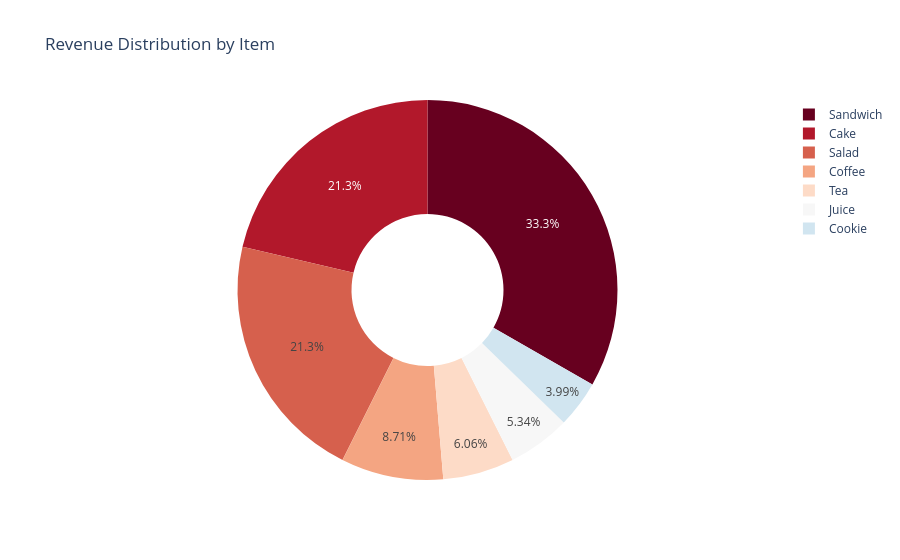

Here is the notebook cell this chart was saved with:
### Code cell
# Revenue Distribution by Item (Pie Chart)
item_revenue = df_filled.groupby('Item')['Total Spent'].sum().reset_index()
item_revenue = item_revenue.sort_values('Total Spent', ascending=False)
fig2 = px.pie(
    item_revenue, 
    values='Total Spent', 
    names='Item',
    title='Revenue Distribution by Item',
    color_discrete_sequence=px.colors.sequential.RdBu,
    hole=0.4
)
fig2.show()

### Figure 1 — Plotly figure (JSON) as saved in the notebook; plotly's stock layout.template omitted (floating-point values rounded to 4 significant figures)
{"data": [{"domain": {"x": [0, 1], "y": [0, 1]}, "hole": 0.4, "hovertemplate": "Item=%{label}<br>Total Spent=%{value}<extra></extra>", "labels": ["Sandwich", "Cake", "Salad", "Coffee", "Tea", "Juice", "Cookie"], "legendgroup": "", "name": "", "showlegend": true, "type": "pie", "values": [29720.0, 19060.0, 19000.0, 7778.0, 5415.0, 4770.0, 3567.0]}], "layout": {"legend": {"tracegroupgap": 0}, "piecolorway": ["rgb(103,0,31)", "rgb(178,24,43)", "rgb(214,96,77)", "rgb(244,165,130)", "rgb(253,219,199)", "rgb(247,247,247)", "rgb(209,229,240)", "rgb(146,197,222)", "rgb(67,147,195)", "rgb(33,102,172)", "rgb(5,48,97)"], "title": {"text": "Revenue Distribution by Item"}}}
